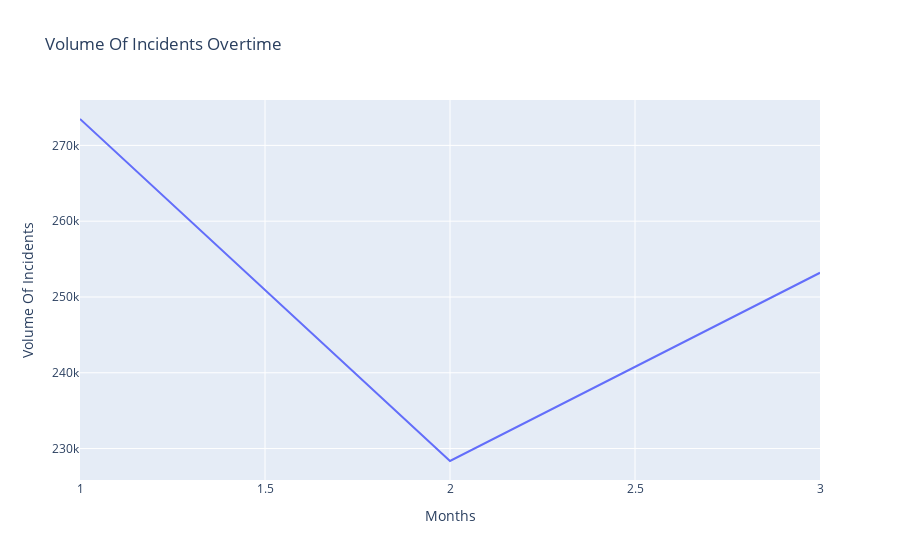

Source (notebook cell):
### Code cell
#Line chart for incidents  over time 
incidents_overtime = nyc311_time.loc[nyc311_time['month'] < 4, :]
incidents_by_months = incidents_overtime.groupby(['month'])['month'].count().reset_index(name='Count')
incidents_by_months

#Create line chart 
fig_incidents_overtime = px.line(incidents_by_months, x="month", y="Count",
                                 title='Volume Of Incidents Overtime',
                                        labels={'Count': 'Volume Of Incidents',
                                                'month': 'Months'})
fig_incidents_overtime.update_traces(textposition="bottom right",marker_color='rgb(158,202,225)')
fig_incidents_overtime.show()

### Figure 1 — Plotly figure (JSON) as saved in the notebook; plotly's stock layout.template omitted (floating-point values rounded to 4 significant figures)
{"data": [{"hovertemplate": "Months=%{x}<br>Volume Of Incidents=%{y}<extra></extra>", "legendgroup": "", "line": {"color": "#636efa", "dash": "solid"}, "marker": {"color": "rgb(158,202,225)", "symbol": "circle"}, "mode": "lines", "name": "", "orientation": "v", "showlegend": false, "textposition": "bottom right", "type": "scatter", "x": [1, 2, 3], "xaxis": "x", "y": [273482, 228358, 253195], "yaxis": "y"}], "layout": {"legend": {"tracegroupgap": 0}, "title": {"text": "Volume Of Incidents Overtime"}, "xaxis": {"anchor": "y", "domain": [0, 1], "title": {"text": "Months"}}, "yaxis": {"anchor": "x", "domain": [0, 1], "title": {"text": "Volume Of Incidents"}}}}
